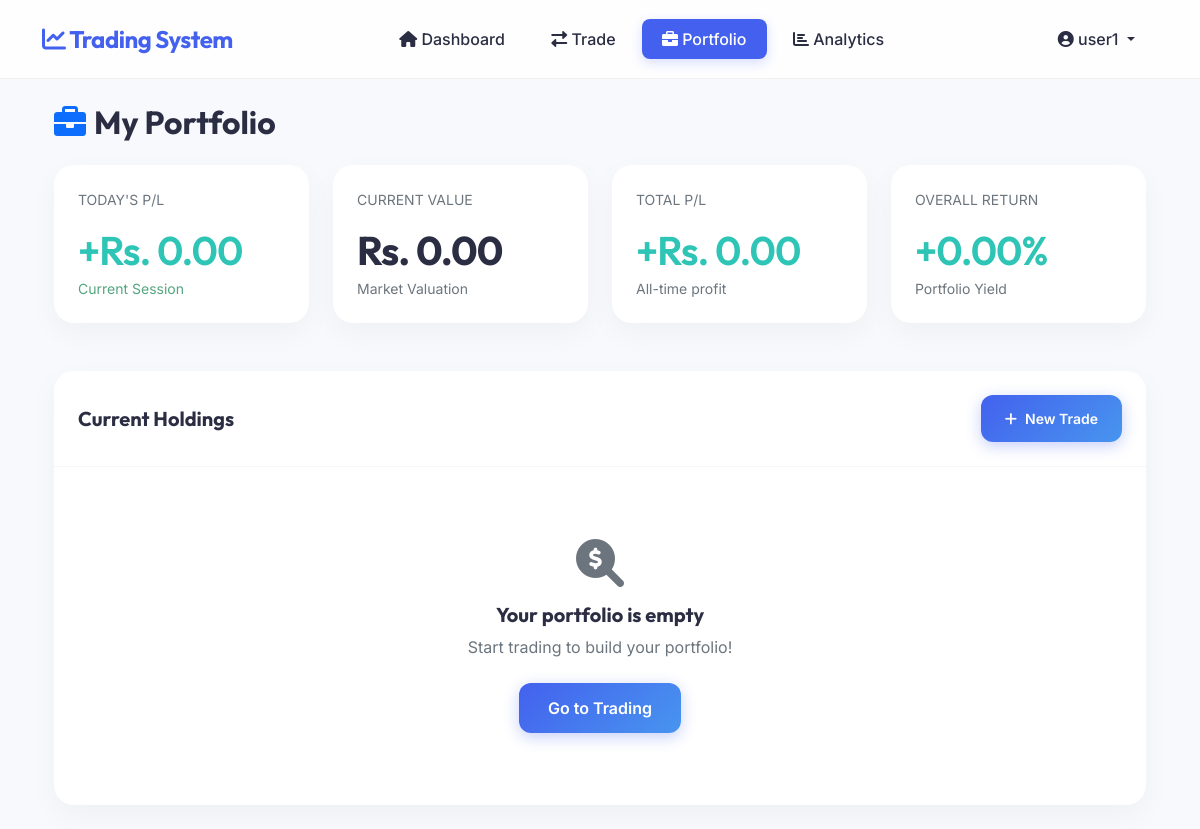
Before: /portfolio/ (signed in) with the older database file.
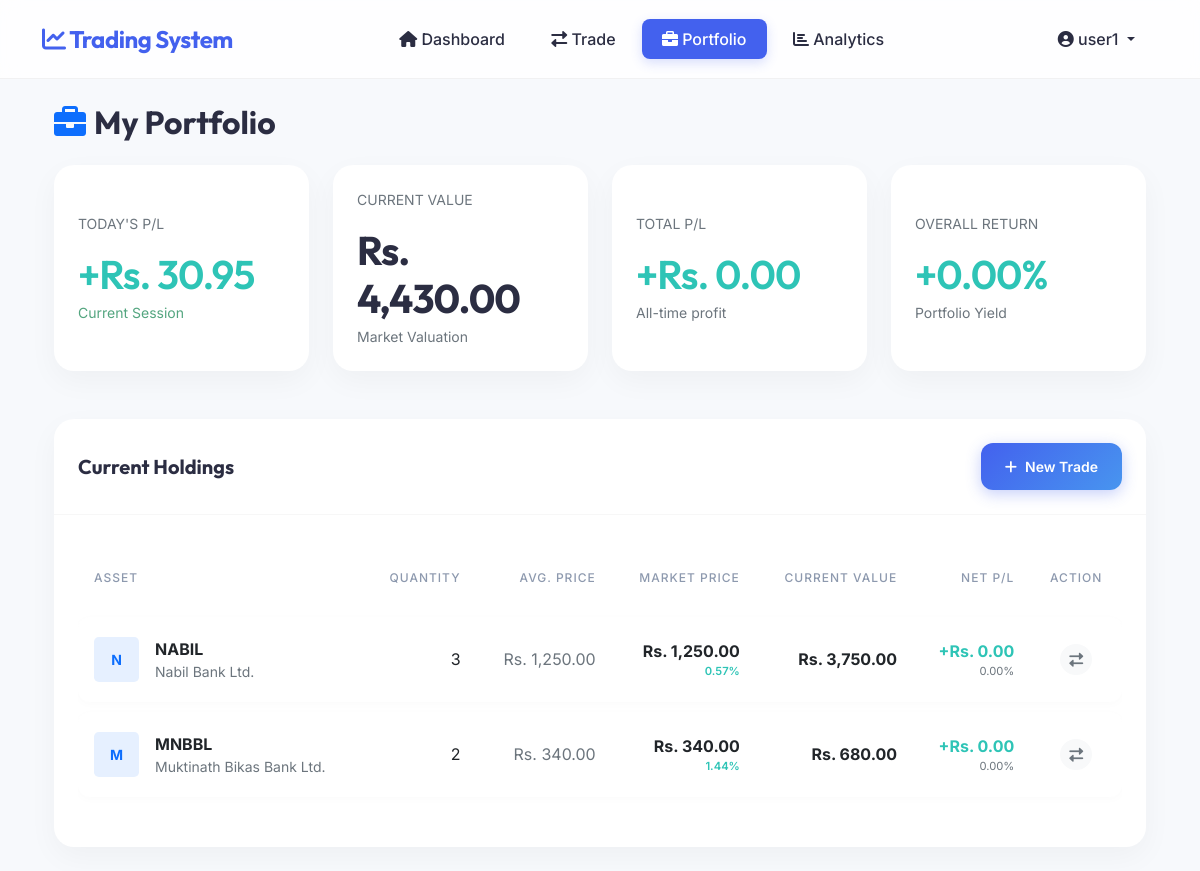
After: the same page with the newer database file.
### trading/models.py (models this page shows, shortened)
class Portfolio(models.Model):
    user = models.ForeignKey(User, on_delete=models.CASCADE)
    stock = models.ForeignKey(Stock, on_delete=models.CASCADE)
    quantity = models.IntegerField(default=0)
    average_buy_price = models.DecimalField(max_digits=10, decimal_places=2)
    last_updated = models.DateTimeField(auto_now=True)
    class Meta:
        unique_together = ['user', 'stock']
    @property
    def current_value(self):
        return self.quantity * self.stock.current_price
    @property
    def invested_value(self):
        return self.quantity * self.average_buy_price
    @property
    def profit_loss(self):
        return self.current_value - self.invested_value
    @property
    def profit_loss_percentage(self):
        if self.invested_value > 0:
            return (self.profit_loss / self.invested_value) * 100
        return 0
    @property
    def todays_change(self):
        return self.stock.todays_change * self.quantity
    @property
    def todays_change_percentage(self):
        return self.stock.todays_change_percentage

class Stock(models.Model):
    symbol = models.CharField(max_length=10, unique=True)
    name = models.CharField(max_length=100)
    current_price = models.DecimalField(max_digits=10, decimal_places=2)
    previous_close = models.DecimalField(max_digits=10, decimal_places=2, default=0)
    last_updated = models.DateTimeField(auto_now=True)
    @property
    def todays_change(self):
        return self.current_price - self.previous_close
    @property
    def todays_change_percentage(self):
        if self.previous_close > 0:
            return (self.todays_change / self.previous_close) * 100
        return 0

### trading/views.py (the view)
# urls.py: path('portfolio/', trading_views.portfolio_view, name='portfolio'),
@login_required
def portfolio_view(request):
    portfolio_items = Portfolio.objects.filter(user=request.user).select_related('stock')
    total_invested = Decimal('0.00')
    total_current = Decimal('0.00')
    todays_pl = Decimal('0.00')
    for item in portfolio_items:
        total_invested += item.invested_value
        total_current += item.current_value
        todays_pl += item.todays_change
    total_pl = total_current - total_invested
    total_pl_percentage = (total_pl / total_invested * 100) if total_invested > 0 else 0
    trades = Trade.objects.filter(user=request.user).order_by('-timestamp')[:10]
    sectors = {
        'Banking': random.randint(30, 45),
        'Hydropower': random.randint(20, 35),
        'Life Insurance': random.randint(10, 20),
        'Microfinance': random.randint(5, 10),
        'Investment': random.randint(5, 10),
        'Others': random.randint(5, 10),
    }
    context = {
        'portfolio_items': portfolio_items,
        'total_invested': total_invested,
        'total_current': total_current,
        'total_pl': total_pl,
        'total_pl_percentage': total_pl_percentage,
        'todays_pl': todays_pl,
        'trades': trades,
        'sectors': sectors,
        'balance': request.user.profile.balance,
    }
    return render(request, 'trading/portfolio.html', context)

### templates/trading/portfolio.html (shortened to what the changed rows need)
{% extends 'base.html' %}
{% load humanize %}
{% load custom_filters %}
{% block content %}
<div class="container-fluid py-4">
    <div class="row mb-4">
        <div class="col-md-12">
            <h2 class="mb-0"><i class="fas fa-briefcase me-2 text-primary"></i>My Portfolio</h2>
        </div>
    </div>
    <div class="row g-4 mb-5">
        <div class="col-xl-3 col-md-6">
            <div class="card border-0 h-100">
                <div class="card-body dashboard-stat-card d-flex flex-column justify-content-center">
                    <div class="text-muted small fw-600 text-uppercase mb-2">Today's P/L</div>
                    <h3 class="mb-1 {% if todays_pl >= 0 %}positive-value{% else %}negative-value{% endif %}">
                        {% if todays_pl >= 0 %}+{% endif %}Rs. {{ todays_pl|floatformat:2|intcomma }}
                    </h3>
                    <div
                        class="small fw-600 {% if todays_pl >= 0 %}text-success{% else %}text-danger{% endif %} text-opacity-75">
                        Current Session</div>
                </div>
            </div>
        </div>
        <div class="col-xl-3 col-md-6">
            <div class="card border-0 h-100">
                <div class="card-body dashboard-stat-card d-flex flex-column justify-content-center">
                    <div class="text-muted small fw-600 text-uppercase mb-2">Current Value</div>
                    <h3 class="mb-1">Rs. {{ total_current|floatformat:2|intcomma }}</h3>
                    <div class="text-muted small">Market Valuation</div>
                </div>
            </div>
        </div>
    </div>
    <div class="row">
        <div class="col-md-12">
            <div class="card border-0">
                <div class="card-body">
                    {% if portfolio_items %}
                    <div class="table-responsive">
                        <table class="table align-middle">
                            <thead>
                                <tr>
                                    <th>Asset</th>
                                    <th class="text-end">Quantity</th>
                                    <th class="text-end">Avg. Price</th>
                                    <th class="text-end">Market Price</th>
                                    <th class="text-end">Current Value</th>
                                    <th class="text-end">Net P/L</th>
                                    <th class="text-center">Action</th>
                                </tr>
                            </thead>
                            <tbody>
                                {% for item in portfolio_items %}
                                <tr>
                                    <td>
                                        <div class="d-flex align-items-center">
                                            <div class="bg-primary bg-opacity-10 text-primary p-2 rounded-3 me-3"
                                                style="width: 45px; height: 45px; display: flex; align-items: center; justify-content: center;">
                                                <span class="fw-bold small">{{ item.stock.symbol|slice:":1" }}</span>
                                            </div>
                                            <div>
                                                <div class="fw-bold">{{ item.stock.symbol }}</div>
                                                <div class="text-muted small">{{ item.stock.name }}</div>
                                            </div>
                                        </div>
                                    </td>
                                    <td class="text-end fw-500">{{ item.quantity|intcomma }}</td>
                                    <td class="text-end text-muted">Rs. {{ item.average_buy_price|floatformat:2|intcomma }}</td>
                                    <td class="text-end">
                                        <div class="fw-bold">Rs. {{ item.stock.current_price|floatformat:2|intcomma }}
                                        </div>
                                        <div class="{% if item.todays_change >= 0 %}positive-value{% else %}negative-value{% endif %} extra-small"
                                            style="font-size: 0.7rem;">
                                            {{ item.todays_change_percentage|floatformat:2 }}%
                                        </div>
                                    </td>
                                    <td class="text-end fw-bold">Rs. {{ item.current_value|floatformat:2|intcomma }}
                                    </td>
                                    <td class="text-end">
                                        <div
                                            class="{% if item.profit_loss >= 0 %}positive-value{% else %}negative-value{% endif %} fw-bold">
                                            {% if item.profit_loss >= 0 %}+{% endif %}Rs. {{ item.profit_loss|floatformat:2|intcomma }}
                                        </div>
                                        <div class="extra-small text-muted" style="font-size: 0.7rem;">
                                            {{ item.profit_loss_percentage|floatformat:2 }}%
                                        </div>
                                    </td>
                                    <td class="text-center">
                                        <a href="{% url 'trade' %}?stock={{ item.stock.symbol }}"
                                            class="btn btn-light btn-sm rounded-circle" title="Trade">
                                            <i class="fas fa-exchange-alt text-muted"></i>
                                        </a>
                                    </td>
                                </tr>
                                {% endfor %}
                            </tbody>
                        </table>
                    </div>
                    {% else %}
                    <div class="text-center py-5">
                        <i class="fas fa-search-dollar fa-3x text-muted mb-3"></i>
                        <h5>Your portfolio is empty</h5>
                        <p class="text-muted">Start trading to build your portfolio!</p>
                        <a href="{% url 'trade' %}" class="btn btn-primary mt-2">Go to Trading</a>
                    </div>
                    {% endif %}
                </div>
            </div>
        </div>
    </div>
</div>
{% endblock %}

Changed rows visible on the page:
added Portfolio: stock.symbol "N", stock.symbol "NABIL", stock.name "Nabil Bank Ltd.", quantity "3", average_buy_price "1,250.00", stock.current_price "1,250.00", todays_change_percentage "0.57", current_value "3,750.00", profit_loss "0.00", profit_loss_percentage "0.00"
added Portfolio: stock.symbol "M", stock.symbol "MNBBL", stock.name "Muktinath Bikas Bank Ltd.", quantity "2", average_buy_price "340.00", stock.current_price "340.00", todays_change_percentage "1.44", current_value "680.00", profit_loss "0.00", profit_loss_percentage "0.00"
Other visible differences:
{{ todays_pl|floatformat:2|intcomma }}: "0.00" → "30.95"
{{ total_current|floatformat:2|intcomma }}: "0.00" → "4,430.00"
text no longer shown: "Your portfolio is empty Start trading to build your portfolio! Go to Trading"
text now shown: "ASSET QUANTITY AVG. PRICE MARKET PRICE CURRENT VALUE NET P/L ACTION"
